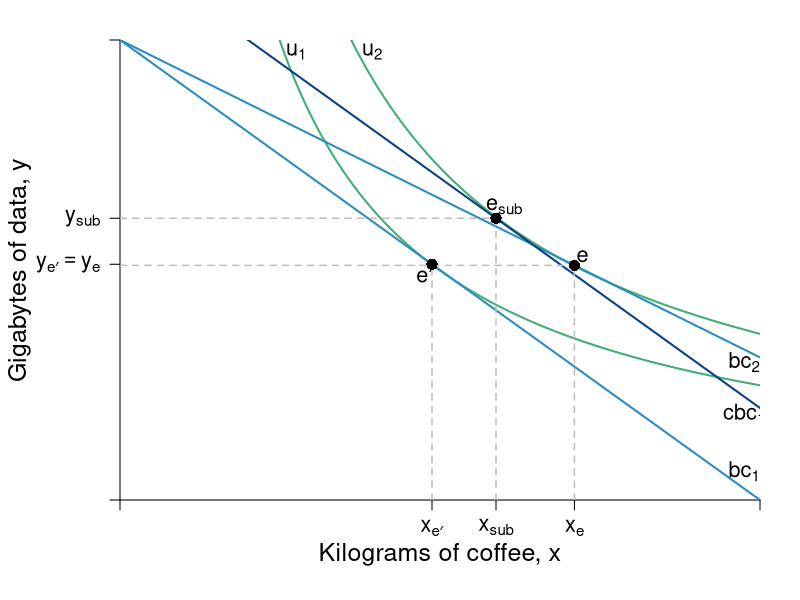

The R script that drew this image:
#Graph Designer: Simon Halliday
#Authors: Bowles, Foley and Halliday
#Title: Coordination, Conflict and Competition: A Text in Microeconomics

library(shape)
pdf(file = "indmarketdemand/decomposition_cd.pdf", width = 8, height = 8)

#Set parameters for graphics
axislabelsize <- 1.5
labelsize <- 1.3
graphlinewidth <- 2
segmentlinewidth <- 1.5

COL <- c("#7fc97f", "#beaed4", "#fdc086", "#ffff99", "#386cb0", "#f0027f", "#bf5b17", "#666666")
COLA <- c("#e0f3db", "#99d8c9","#66c2a4","#41ae76", "#238b45", "#005824")
COLB <- c("#c6dbef", "#4eb3d3", "#2b8cbe", "#0868ac","#084081")
COLC <- c("#fcfbfd", "#efedf5", "#dadaeb", "#bcbddc", "#9e9ac8", "#807dba", "#6a51a3", "#54278f", "#3f007d")

#Edited the margins to cater for the larger LHS labels
par(mar =  c(5, 6, 2, 2))

#Original budget constraint and pivoted budget constraint

bc1 <- function(x) {
  40 - .5*x
}

bc2 <- function(x) {
  40 - .345*x
}

#Utility functions 

uFn <- function(x, y, alpha = 0.5){
  (x^alpha)*(y^(1-alpha))
}

#Compensated budget constraint parallel to bc1

cbc1 <- function(x, int = 48) {
  int - .5*x
}

#Add limits on axes and levels of utility for each indifference curve
ylims <- c(0, 40)
xlims <- c(0, 80)

npts <- 501 
x <- seq(xlims[1], xlims[2], length.out = npts)
y <- seq(ylims[1], ylims[2], length.out = npts) 

a <- c(28.25, 34) #alpha = 0.6

plot(0, 0, xlim = xlims, ylim = ylims, type = "n",
     xlab = expression(paste("")),
     ylab = expression(paste("")), 
     xaxt = "n", 
     yaxt = "n", 
     cex.lab = axislabelsize, 
     bty = "n", 
     xaxs="i", 
     yaxs="i"
)

#x and y limits with plain axes without ticks/numbers to match previous graph

ticksx <- c(0, 39, 47, 56.8, xlims[2])
xlabels <- c(NA, expression(paste(x[e*minute])), expression(paste(x[sub])) , expression(paste(x[e])), NA)
ticksy <- c(0, bc1(39), cbc1(47), ylims[2])
ylabels <- c(NA, expression(paste(y[e*minute] == y[e])), expression(paste(y[sub])), NA)

axis(1, at = ticksx,  pos = 0, labels = xlabels, cex.axis = labelsize)
axis(2, at = ticksy,  pos = 0, labels = ylabels, las = 1, cex.axis = labelsize)

npts <- 500 
xx1 <- seq(xlims[1], xlims[2], length.out = npts)
xx2 <- seq(0, xlims[2], length.out = npts)
xx3 <- seq(xlims[1], 0, length.out = npts)
xx4 <- seq(-11, 0, length.out = npts)

contour(x, y, 
        outer(x, y, uFn),
        drawlabels = FALSE,
        col = COLA[4],
        lwd = graphlinewidth,
        levels = a, 
        xaxs="i", 
        yaxs="i", 
        add = TRUE)

#Axis labels
mtext(expression(paste("Kilograms of coffee, ", x)), side = 1, line = 2.5, cex = axislabelsize)
text(-12.5, 0.5*ylims[2], expression(paste("Gigabytes of data, ", y)), xpd = TRUE, cex = axislabelsize, srt = 90) 

lines(xx1, bc1(xx1), col = COLB[3], lwd = graphlinewidth)
lines(xx1, bc2(xx1), col = COLB[3], lwd = graphlinewidth)
lines(xx1, cbc1(xx1), col = COLB[5], lwd = graphlinewidth)


#Label curves

text(22, 39, expression(u[1]), cex = labelsize)
text(31.5, 39, expression(u[2]), cex = labelsize)
text(78, 2.5, expression(bc[1]), cex = labelsize)
text(78, 12, expression(bc[2]), cex = labelsize)
text(78, 7.5, expression(cbc[1]), cex = labelsize)

#Label points e-sub, e, e'

text(47 + 1, cbc1(47) + 1, expression(paste(e[sub])), cex = labelsize)
segments(47, 0, 47, cbc1(x = 47), lty = 2, col = "gray", lwd = segmentlinewidth)
segments(0, cbc1(x = 47), 47, cbc1(47), lty = 2, col = "gray", lwd = segmentlinewidth)
points(47, cbc1(x = 47), pch = 16, col = "black", cex = 1.5)

text(57.8, bc2(56.8)+.8, expression(paste("e")), cex = labelsize)
segments(56.8, 0, 56.8, bc2(x = 56.8), lty = 2, col = "gray", lwd = segmentlinewidth)
segments(0, bc2(x = 56.8), 56, bc2(x = 56.8), lty = 2, col = "gray", lwd = segmentlinewidth)
points(56.8, bc2(x = 56.8), pch = 16, col = "black", cex = 1.5)

text(39 - 0.9, bc1(39) - .9, expression(paste(e*minute)), cex = labelsize)
segments(39, 0, 39, bc1(x = 39), lty = 2, col = "gray", lwd = segmentlinewidth)
points(39, bc1(x = 39), pch = 16, col = "black", cex = 1.5)


#Label y-sub,x-sub,etc. on axes

#text(37.5, -.9, expression(paste(x[sub])), xpd = TRUE, cex = labelsize)
#text(40.8, -.9, expression(paste(x[e'])),  xpd = TRUE,  cex = labelsize)
#text(56.9, -.9, expression(paste(x[e])),  xpd = TRUE, cex = labelsize)

#text(-2, cbc1(47), expression(paste(y[sub])), xpd = TRUE, cex = labelsize)
#text(-2, bc1(39) + .5, expression(paste(y[e*minute] == y[e])),  xpd = TRUE,  cex = labelsize)
#text(-2, bc1(39) - 1, expression(paste(y[e])),  xpd = TRUE, cex = labelsize)



dev.off()
